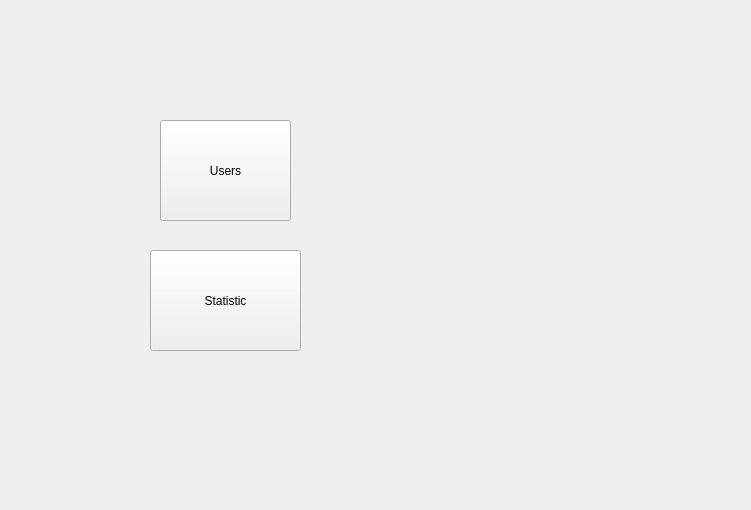
<?xml version="1.0" encoding="UTF-8"?>
<ui version="4.0">
 <class>Form</class>
 <widget class="QWidget" name="Form">
  <property name="geometry">
   <rect>
    <x>0</x>
    <y>0</y>
    <width>751</width>
    <height>510</height>
   </rect>
  </property>
  <property name="windowTitle">
   <string>Form</string>
  </property>
  <widget class="QPushButton" name="statistic">
   <property name="geometry">
    <rect>
     <x>150</x>
     <y>250</y>
     <width>151</width>
     <height>101</height>
    </rect>
   </property>
   <property name="text">
    <string>Statistic</string>
   </property>
  </widget>
  <widget class="QPushButton" name="user">
   <property name="geometry">
    <rect>
     <x>160</x>
     <y>120</y>
     <width>131</width>
     <height>101</height>
    </rect>
   </property>
   <property name="text">
    <string>Users</string>
   </property>
  </widget>
 </widget>
 <resources/>
 <connections/>
</ui>
